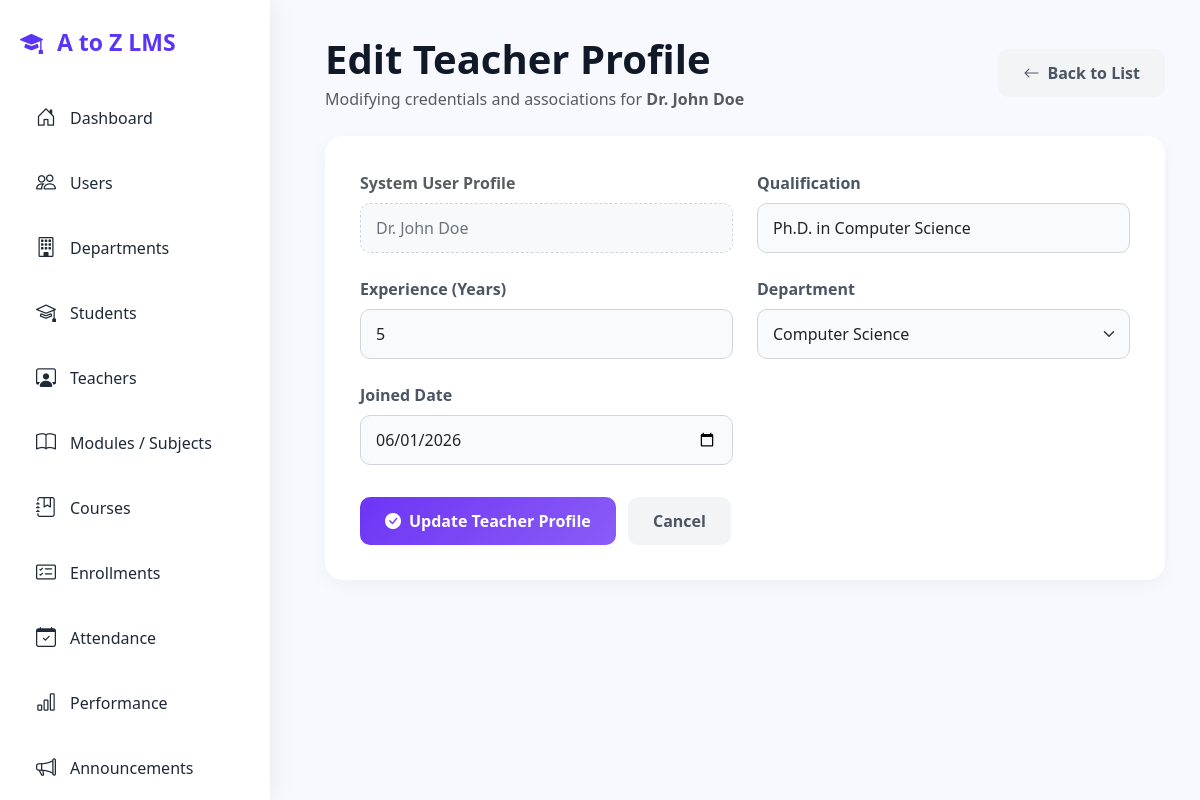
/admin/edit_teacher.php?id=4, run on the app's committed database.
### tables this page shows
CREATE TABLE `teacher` (
  `TeacherID` int(11) NOT NULL,
  `UserID` int(11) NOT NULL,
  `Qualification` varchar(100) DEFAULT NULL,
  `ExperienceYears` int(11) DEFAULT NULL,
  `DepartmentID` int(11) DEFAULT NULL,
  `JoinedDate` date DEFAULT NULL
);

CREATE TABLE `users` (
  `user_id` int(11) NOT NULL,
  `username` varchar(50) NOT NULL,
  `password` varchar(255) NOT NULL,
  `full_name` varchar(100) NOT NULL,
  `email` varchar(100) DEFAULT NULL,
  `phone` varchar(15) DEFAULT NULL,
  `role` enum('admin','teacher','student') NOT NULL,
  `status` enum('active','inactive') DEFAULT 'active',
  `created_at` timestamp NOT NULL DEFAULT current_timestamp()
);

CREATE TABLE `department` (
  `DepartmentID` int(11) NOT NULL,
  `DepartmentName` varchar(100) NOT NULL,
  `Description` text DEFAULT NULL,
  `CreatedDate` timestamp NOT NULL DEFAULT current_timestamp()
);

### admin/edit_teacher.php (the view, shortened to what this page needs)
<?php
include("../config/db.php");
$id = isset($_GET['id']) ? intval($_GET['id']) : 0;
$teacher_query = $conn->prepare("
    SELECT t.*, u.full_name
    FROM Teacher t
    JOIN users u ON t.UserID = u.user_id
    WHERE t.TeacherID = ?
");
$teacher_query->bind_param("i", $id);
$teacher_query->execute();
$teacher = $teacher_query->get_result()->fetch_assoc();
$departments = $conn->query("SELECT * FROM Department ORDER BY DepartmentName ASC");
?>
<!DOCTYPE html>
<html lang="en">
<head>
<link href="https://cdn.jsdelivr.net/npm/bootstrap@5.3.3/dist/css/bootstrap.min.css" rel="stylesheet">
<link href="https://cdn.jsdelivr.net/npm/bootstrap-icons/font/bootstrap-icons.css" rel="stylesheet">
</head>
<body>
<div class="wrapper">
    <?php include("sidebar.php"); ?>
    <main class="content" id="content">
        <div class="topbar">
            <div class="left-title">
                <div>
                    <h1 class="fw-bold mb-1">Edit Teacher Profile</h1>
                    <p class="text-muted mb-0">Modifying credentials and associations for <strong><?= htmlspecialchars($teacher['full_name']) ?></strong></p>
                </div>
            </div>
            <div>
                <a href="manage_teachers.php" class="btn-cancel">
                    <i class="bi bi-arrow-left me-2"></i>Back to List
                </a>
            </div>
        </div>
        <div class="section-box">
            <form method="POST" onsubmit="return validateForm()" class="needs-validation" novalidate>
                <div class="row g-4">
                    <div class="col-md-6">
                        <label class="form-label text-muted">System User Profile</label>
                        <input type="text" class="form-control text-secondary bg-light border-dashed" value="<?= htmlspecialchars($teacher['full_name']) ?>" readonly disabled style="cursor: not-allowed; border-style: dashed;">
                    </div>
                    <div class="col-md-6">
                        <label class="form-label">Qualification</label>
                        <input type="text" name="qualification" id="qualification" class="form-control" value="<?= htmlspecialchars($teacher['Qualification']) ?>" required placeholder="e.g. MSc, PhD">
                    </div>
                    <div class="col-md-6">
                        <label class="form-label">Experience (Years)</label>
                        <input type="number" name="experience" id="experience" class="form-control" value="<?= htmlspecialchars($teacher['ExperienceYears']) ?>" min="0" required placeholder="e.g. 5">
                    </div>
                    <div class="col-md-6">
                        <label class="form-label">Department</label>
                        <select name="department" id="department" class="form-select" required>
                            <?php while($d = $departments->fetch_assoc()) { ?>
                                <option value="<?= htmlspecialchars($d['DepartmentID']) ?>" <?= ($teacher['DepartmentID'] == $d['DepartmentID']) ? 'selected' : '' ?>>
                                    <?= htmlspecialchars($d['DepartmentName']) ?>
                                </option>
                            <?php } ?>
                        </select>
                    </div>
                    <div class="col-md-6">
                        <label class="form-label">Joined Date</label>
                        <input type="date" name="joined_date" id="joined_date" class="form-control" value="<?= htmlspecialchars($teacher['JoinedDate']) ?>" required>
                    </div>
                    <div class="col-12 mt-4 pt-2">
                        <button type="submit" class="btn-gradient me-2">
                            <i class="bi bi-check-circle-fill me-2"></i>Update Teacher Profile
                        </button>
                        <a href="manage_teachers.php" class="btn-cancel">Cancel</a>
                    </div>
                </div>
            </form>
        </div>
    </main>
</div>
</body>
</html>

### admin/edit_teacher.php (style rules this page uses)
body { margin: 0; font-family: 'Segoe UI', sans-serif; background: #f7f9ff; color: #111827; }
.wrapper { display: flex; width: 100%; min-height: 100vh; }
.content { margin-left: 290px; padding: 35px; width: calc(100% - 290px); transition: all .3s ease; }
.topbar { display: flex; justify-content: space-between; align-items: center; margin-bottom: 25px; gap: 20px; }
.left-title { display: flex; align-items: center; gap: 15px; }
.section-box { background: white; border-radius: 18px; padding: 35px; box-shadow: 0 6px 18px rgba(0,0,0,0.04); max-width: 850px; }
.form-label { font-weight: 600; color: #4b5563; margin-bottom: 8px; }
.form-control, .form-select { padding: 12px 15px; border: 1px solid #d1d5db; border-radius: 10px; background-color: #f9fafb; transition: all 0.2s ease; }
.btn-gradient { background: linear-gradient(135deg, #6d35f5, #8b5cf6); color: white; padding: 12px 25px; border-radius: 10px; font-weight: 600; border: none; transition: all 0.3s ease; }
.btn-cancel { background-color: #f3f4f6; color: #4b5563; padding: 12px 25px; border-radius: 10px; font-weight: 600; text-decoration: none; transition: all 0.2s ease; display: inline-block; }

### data on the page
teacher: UserID.full_name "Dr. John Doe", qualification "Ph.D. in Computer Science", experience "5", department "Computer Science", joined_date "06/01/2026"
